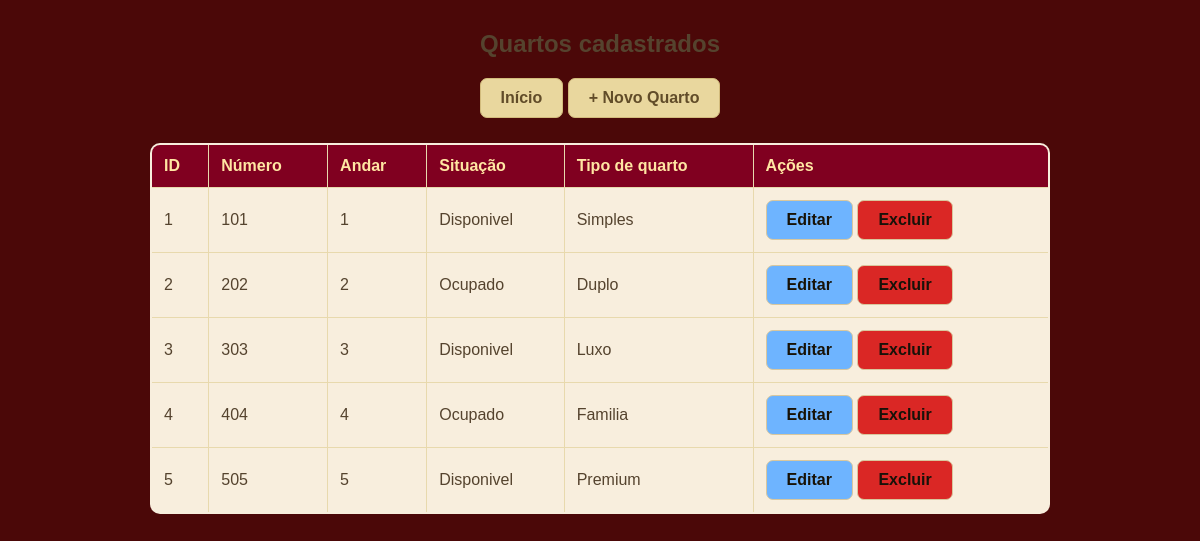
The page /Quartos/listar_quartos.php on the database its author committed.
### tables this page shows
CREATE TABLE tbQuartos (
    codigo_quarto INT AUTO_INCREMENT,
    numero_quarto INT NOT NULL,
    andar_quarto INT,
    situacao_quarto VARCHAR(20),
    tipo_quarto_codigo INT NOT NULL,
    CONSTRAINT pk_quartos PRIMARY KEY(codigo_quarto),
    CONSTRAINT fk_quartos_tipos FOREIGN KEY(tipo_quarto_codigo) REFERENCES tbTipos_Quarto(codigo_tipo) ON DELETE RESTRICT
);

CREATE TABLE tbTipos_Quarto (
    codigo_tipo INT AUTO_INCREMENT,
    nome_tipo VARCHAR(20) NOT NULL,
    descricao_tipo VARCHAR(50),
    valor_diaria DECIMAL(10,2) NOT NULL,
    capacidade INT,
    CONSTRAINT pk_tipos_quarto PRIMARY KEY(codigo_tipo)
);

### Quartos/listar_quartos.php (the view, shortened to what this page needs)
<?php
    require_once '../conexao.php';
    try {
        $stmt = $pdo->query("SELECT * FROM tbQuartos INNER JOIN tbTipos_Quarto ON tbQuartos.tipo_quarto_codigo = tbTipos_Quarto.codigo_tipo ORDER BY codigo_quarto ASC")->fetchAll();
        $quartos = $stmt;
    } catch(PDOException $e){
        die("Erro ao buscar quartos: " . $e->getMessage());
    }
?>
<!DOCTYPE html>
<html lang="pt-br">
<head>
    <link rel="stylesheet" href="../style.css">
</head>
<body>
    <h2>Quartos cadastrados</h2>
    <div class='mudanca'>
        <a class="btn btn-inicio" href="../index.php">Início</a>
        <a class="btn btn-novo" href="form_quarto.php">+ Novo Quarto</a>
    </div>
    <?php if(count($quartos) > 0): ?>
        <table>
            <thead>
                <tr>
                    <th>ID</th>
                    <th>Número</th>
                    <th>Andar</th>
                    <th>Situação</th>
                    <th>Tipo de quarto</th>
                    <th>Ações</th>
                </tr>
            </thead>
            <tbody>
            <?php foreach($quartos as $quarto): ?>
                <tr>
                    <td>
                        <?= htmlspecialchars($quarto['codigo_quarto']) ?>
                    </td>
                    <td>
                        <?= htmlspecialchars($quarto['numero_quarto']) ?>
                    </td>
                    <td>
                        <?= htmlspecialchars($quarto['andar_quarto']) ?>
                    </td>
                    <td>
                        <?= htmlspecialchars($quarto['situacao_quarto']) ?>
                    </td>
                    <td>
                        <?= htmlspecialchars($quarto['nome_tipo']) ?>
                    </td>
                    <td>
                        <a class="btn btn-editar" href="form_quarto.php?id=<?= (int)$quarto['codigo_quarto'] ?>">Editar</a>
                        <a class="btn btn-excluir" href="excluir_quarto.php?id=<?= (int)$quarto['codigo_quarto'] ?>">Excluir</a>
                    </td>
                </tr>
            <?php endforeach; ?>
            </tbody>
            </table>
    <?php else: ?>
        <p>Nenhum quarto encontrado</p>
    <?php endif; ?>
</body>
</html>

### style.css (style rules this page uses)
body { font-family: Arial, sans-serif; margin: 30px; background-color: #4b0808; background-image: url("FundoNatal.png"); background-size: cover; background-position: center; background-repeat: no-repeat; background-attachment: fixed; color: #55432e; text-align: center; }
table { border-collapse: collapse; width: 100%; max-width: 900px; margin: 25px auto; background-color: rgba(255, 248, 230, 0.96); border: 2px solid #e8d9ad; border-radius: 10px; overflow: hidden; }
th, td { border: 1px solid #e8d9ad; padding: 12px; text-align: left; }
th { background-color: #800020; color: #ffe6a3; }
td { color: #55432e; }
.btn { padding: 10px 20px; border: none; border-radius: 7px; cursor: pointer; font-size: 16px; text-decoration: none; display: inline-block; transition: 0.3s; font-weight: bold; }
.btn-inicio { background-color: #e9d79e; color: #614c29; border: 1px solid #d2bb7c; }
.btn-novo { background-color: #e9d79e; color: #614c29; border: 1px solid #d2bb7c; }
.btn-editar { background-color: #6eb4ff; color: #181206; border: 1px solid #d8c79e; }
.btn-excluir { background-color: #d60303d7; color: #181209; border: 1px solid #d8c79e; }

### rows shown on the page
tbquartos: codigo_quarto "1", numero_quarto "101", andar_quarto "1", situacao_quarto "Disponivel", tipo_quarto_codigo.nome_tipo "Simples"
tbquartos: codigo_quarto "2", numero_quarto "202", andar_quarto "2", situacao_quarto "Ocupado", tipo_quarto_codigo.nome_tipo "Duplo"
tbquartos: codigo_quarto "3", numero_quarto "303", andar_quarto "3", situacao_quarto "Disponivel", tipo_quarto_codigo.nome_tipo "Luxo"
tbquartos: codigo_quarto "4", numero_quarto "404", andar_quarto "4", situacao_quarto "Ocupado", tipo_quarto_codigo.nome_tipo "Familia"
tbquartos: codigo_quarto "5", numero_quarto "505", andar_quarto "5", situacao_quarto "Disponivel", tipo_quarto_codigo.nome_tipo "Premium"
